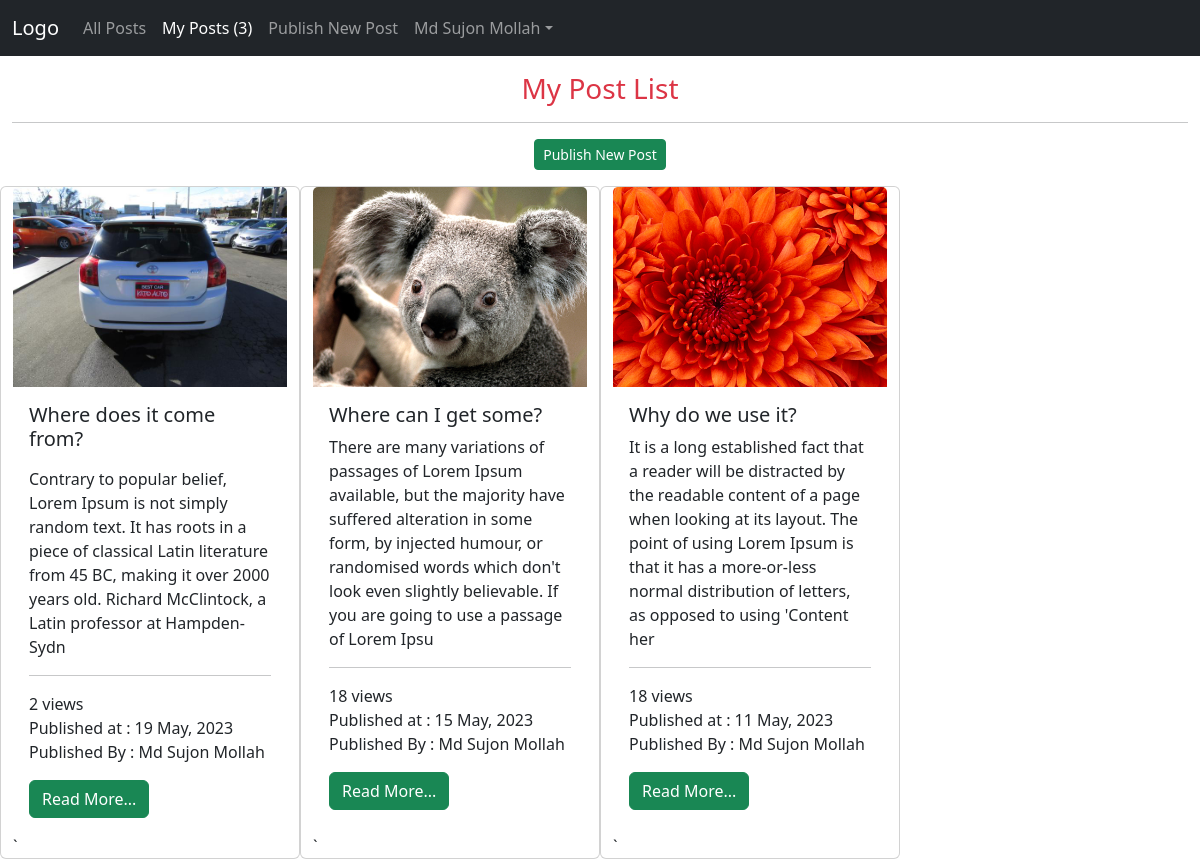
Screenshot of /my-post (signed in) with the database file from the repository.
### tables this page shows
CREATE TABLE `posts` (
  `id` int(11) NOT NULL,
  `user_id` int(11) NOT NULL,
  `title` varchar(255) NOT NULL,
  `body` varchar(1500) NOT NULL,
  `image` varchar(255) DEFAULT NULL,
  `view` bigint(20) DEFAULT 0,
  `published_at` datetime NOT NULL
);

CREATE TABLE `users` (
  `id` int(11) NOT NULL,
  `name` varchar(255) NOT NULL,
  `email` varchar(255) NOT NULL,
  `password` varchar(255) NOT NULL,
  `image` varchar(255) DEFAULT NULL,
  `registered_at` datetime NOT NULL
);

### Helpers/functions.php (called while the page is built, shortened)
<?php
function view($url, $data = [])
{
    extract($data);
    $url = str_replace('.', '/', $url);
    require('Views/'.$url.'.blade.php');
}
function getFilePath($folder = null, $file = null)
{
    $path = "public/images/default/no_image.jpg";
    if(!empty($folder) && !empty($file))
    {
        $path = 'public/images/'.$folder.'/'.$file;
        if(file_exists($path))
        {
             return $path;
        }
        $path = 'public/images/default/no_image.jpg';
    }
    return $path;
}

### Controllers/PostController.php (called while the page is built, shortened)
<?php
class PostController extends Controller {
    public $db;
    public function __construct($db)
    {
        $this->db = $db;
    }
    public function myPost()
    {
        $posts = $this->db->query("SELECT p.*, u.name FROM posts p
                        JOIN users u
                        ON p.user_id = u.id
                        WHERE user_id = :user_id
                        ORDER BY p.published_at DESC",
                        ['user_id' => Auth::id()]
                    )->get();
        return view('posts.my-post', compact('posts'));
    }
}

### index.php (called while the page is built, shortened)
<?php
require('Helpers/functions.php');
require('Router/Route.php');
$uri = parse_url($_SERVER['REQUEST_URI'])['path'];
$method = $_POST['_method'] ?? $_SERVER['REQUEST_METHOD'];
Route::router($uri, $method);

### Controllers/Auth/Auth.php (called while the page is built, shortened)
<?php
class Auth {
    public static function id()
    {
        return $_SESSION['user']['id'] ?? '';
    }
}

### Config/Database.php (called while the page is built, shortened)
<?php
class Database{
    public $connection;
    public $statement;
    public function __construct($config, $user = "root", $pass = "")
    {
        $dsn = "mysql:".http_build_query($config, "", ";");
        $this->connection = new PDO($dsn, $user, $pass);
    }
    public function raw($query, $params = [])
    {
        $this->statement = $this->connection->prepare($query);
        $this->statement->execute($params);
        return $this->statement;
    }
    public function query($query, $params = [])
    {
        $this->raw($query, $params);
        return $this;
    }
    public function get()
    {
        return $this->statement->fetchAll();
    }
}

### Views/posts/my-post.blade.php (the view)
<?php require('Views/partials/head.blade.php') ?>
<?php require('Views/partials/nav.blade.php') ?>
<div class="container-fluid mt-3">
  <h3 class="text-center text-danger">My Post List</h3><hr>
  <div class="mb-3" align="center">
    <a href="/post-create" class="btn btn-success btn-sm" >Publish New Post</a>
</div>
   <div class="row">
    <?php foreach($posts as $key => $post) { ?>
    <div class="card col-md-3 mb-2">
        <img src="<?= getFilePath('posts', $post['image']) ?>" class="card-img-top" alt="" height="200">
        <div class="card-body">
            <h5 class="card-title"><?= $post['title'] ?></h5>
            <p class="card-text"><?= substr($post['body'], 0, 250) ?></p><hr>
            <p class="card-text"><?= $post['view'] ?> views <br>
                Published at : <?= date('d F, Y', strtotime($post['published_at'])) ?><br>
                Published By : <?= $post['name'] ?>
            </p>
            <a href="/post-show?id=<?= $post['id'] ?>" class="btn btn-success">Read More...</a>
        </div>`
    </div>
    <?php } ?>
    </div>
</div>
<?php require('Views/partials/foot.blade.php') ?>

### Router/Route.php (shortened to what this page needs)
<?php
require('Config/Database.php');
require('Controllers/Auth/Auth.php');
class Route {
    public static $routes = [];
    public static function add($method, $uri, $controller)
    {
        static::$routes[] = [
            'method' => $method,
            'uri' => $uri,
            'controller' => $controller,
            'middleware' => '',
        ];
        return new self;
    }
    public static function middleware($key)
    {
        static::$routes[array_key_last(static::$routes)]['middleware'] = $key;
    }
    public static function router($uri, $method)
    {
        $config = require('Config/config.php');
        $db = new Database($config['database']);
        foreach(static::$routes as $route)
        {
            if($route['uri'] == $uri && $route['method'] == strtoupper($method))
            {
                $data = explode('@', $route['controller']);
                $object = new $data[0]($db);
                $method = $data[1];
                $object->$method();
            }
        }
    }
}

### rows the page displays
posts: image (picture), title "Where does it come from?", body "Contrary to popular belief, Lorem Ipsum is not simply random text. It has roots in a piece of classical Latin literature from 45 BC, making it over 2000 years old. Richard McClintock, a Latin professor at Hampden-Sydn", view "2", published_at "19 May, 2023", user.name "Md Sujon Mollah"
posts: image (picture), title "Where can I get some?", body "There are many variations of passages of Lorem Ipsum available, but the majority have suffered alteration in some form, by injected humour, or randomised words which don't look even slightly believable. If you are going to use a passage of Lorem Ipsu", view "18", published_at "15 May, 2023", user.name "Md Sujon Mollah"
posts: image (picture), title "Why do we use it?", body "It is a long established fact that a reader will be distracted by the readable content of a page when looking at its layout. The point of using Lorem Ipsum is that it has a more-or-less normal distribution of letters, as opposed to using 'Content her", view "18", published_at "11 May, 2023", user.name "Md Sujon Mollah"

### other values shown
$total_posts "3"
